Frame 1 (no input): blank canvas, image omitted
Frame 60 (no input): blank canvas, image omitted
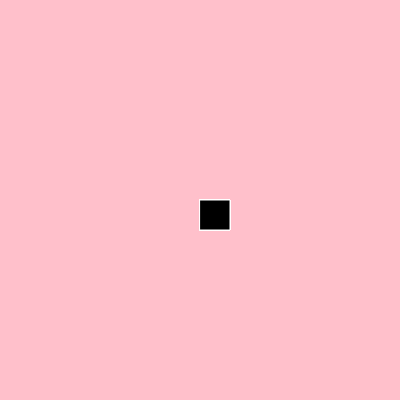
Frame 120 (the mouse pressed at the canvas centre since frame 60)

The p5.js sketch whose frames 1 and 60 were blank and that drew this single picture after the mouse press (run headless with seeded random() and noise() and a simulated clock; from frame 60 on, the mouse is pressed at the canvas centre):

// p5.js sketch
// ── sketch.js
function setup() {
  createCanvas(400, 400);
  background("pink");
}

function draw() {
  
  
stroke("white");  
fill("black");

  if(mouseIsPressed){
   rect(mouseX,mouseY,30,30); 
  }
}
